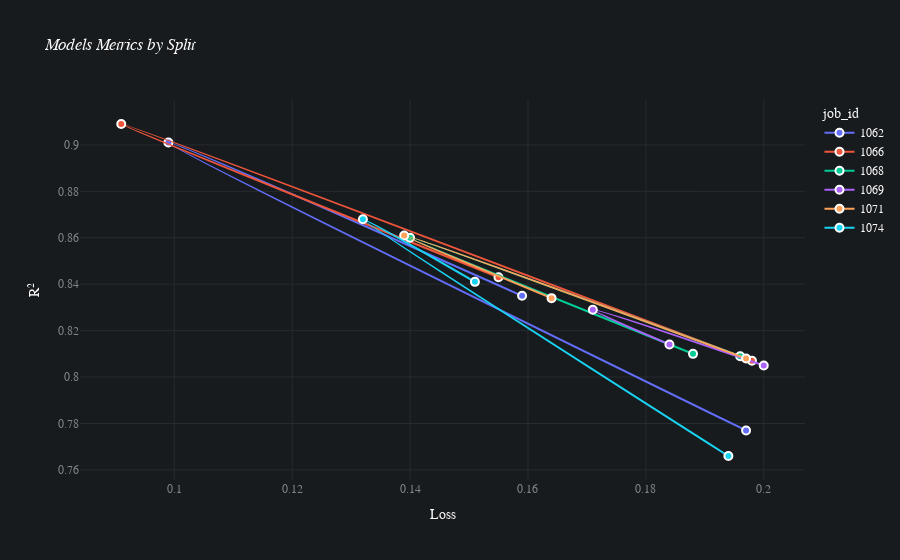

The code cell stored with this chart in its notebook:
### Code cell
batch.plot_performance(max_loss=0.20, min_r2=0.70)

### Figure 1 — Plotly figure (JSON) as saved in the notebook; plotly's stock layout.template omitted (floating-point values rounded to 4 significant figures)
{"data": [{"customdata": [[1062, "test", 0.159, 0.835], [1062, "folds_train_combined", 0.099, 0.901], [1062, "fold_validation", 0.197, 0.777]], "hovertemplate": "job_id=%{customdata[0]}<br>loss=%{customdata[2]}<br>r2=%{customdata[3]}<br>split=%{customdata[1]}<extra></extra>", "legendgroup": "1062", "line": {"color": "#636efa", "dash": "solid", "shape": "spline", "width": 2}, "marker": {"line": {"color": "white", "width": 2}, "size": 8}, "mode": "markers+lines", "name": "1062", "orientation": "v", "showlegend": true, "type": "scatter", "x": [0.159, 0.099, 0.197], "xaxis": "x", "y": [0.835, 0.901, 0.777], "yaxis": "y"}, {"customdata": [[1066, "test", 0.155, 0.843], [1066, "folds_train_combined", 0.091, 0.909], [1066, "fold_validation", 0.198, 0.807]], "hovertemplate": "job_id=%{customdata[0]}<br>loss=%{customdata[2]}<br>r2=%{customdata[3]}<br>split=%{customdata[1]}<extra></extra>", "legendgroup": "1066", "line": {"color": "#EF553B", "dash": "solid", "shape": "spline", "width": 2}, "marker": {"line": {"color": "white", "width": 2}, "size": 8}, "mode": "markers+lines", "name": "1066", "orientation": "v", "showlegend": true, "type": "scatter", "x": [0.155, 0.091, 0.198], "xaxis": "x", "y": [0.843, 0.909, 0.807], "yaxis": "y"}, {"customdata": [[1068, "test", 0.188, 0.81], [1068, "folds_train_combined", 0.14, 0.86], [1068, "fold_validation", 0.196, 0.809]], "hovertemplate": "job_id=%{customdata[0]}<br>loss=%{customdata[2]}<br>r2=%{customdata[3]}<br>split=%{customdata[1]}<extra></extra>", "legendgroup": "1068", "line": {"color": "#00cc96", "dash": "solid", "shape": "spline", "width": 2}, "marker": {"line": {"color": "white", "width": 2}, "size": 8}, "mode": "markers+lines", "name": "1068", "orientation": "v", "showlegend": true, "type": "scatter", "x": [0.188, 0.14, 0.196], "xaxis": "x", "y": [0.81, 0.86, 0.809], "yaxis": "y"}, {"customdata": [[1069, "test", 0.184, 0.814], [1069, "folds_train_combined", 0.171, 0.829], [1069, "fold_validation", 0.2, 0.805]], "hovertemplate": "job_id=%{customdata[0]}<br>loss=%{customdata[2]}<br>r2=%{customdata[3]}<br>split=%{customdata[1]}<extra></extra>", "legendgroup": "1069", "line": {"color": "#ab63fa", "dash": "solid", "shape": "spline", "width": 2}, "marker": {"line": {"color": "white", "width": 2}, "size": 8}, "mode": "markers+lines", "name": "1069", "orientation": "v", "showlegend": true, "type": "scatter", "x": [0.184, 0.171, 0.2], "xaxis": "x", "y": [0.814, 0.829, 0.805], "yaxis": "y"}, {"customdata": [[1071, "test", 0.164, 0.834], [1071, "folds_train_combined", 0.139, 0.861], [1071, "fold_validation", 0.197, 0.808]], "hovertemplate": "job_id=%{customdata[0]}<br>loss=%{customdata[2]}<br>r2=%{customdata[3]}<br>split=%{customdata[1]}<extra></extra>", "legendgroup": "1071", "line": {"color": "#FFA15A", "dash": "solid", "shape": "spline", "width": 2}, "marker": {"line": {"color": "white", "width": 2}, "size": 8}, "mode": "markers+lines", "name": "1071", "orientation": "v", "showlegend": true, "type": "scatter", "x": [0.164, 0.139, 0.197], "xaxis": "x", "y": [0.834, 0.861, 0.808], "yaxis": "y"}, {"customdata": [[1074, "test", 0.151, 0.841], [1074, "folds_train_combined", 0.132, 0.868], [1074, "fold_validation", 0.194, 0.766]], "hovertemplate": "job_id=%{customdata[0]}<br>loss=%{customdata[2]}<br>r2=%{customdata[3]}<br>split=%{customdata[1]}<extra></extra>", "legendgroup": "1074", "line": {"color": "#19d3f3", "dash": "solid", "shape": "spline", "width": 2}, "marker": {"line": {"color": "white", "width": 2}, "size": 8}, "mode": "markers+lines", "name": "1074", "orientation": "v", "showlegend": true, "type": "scatter", "x": [0.151, 0.132, 0.194], "xaxis": "x", "y": [0.841, 0.868, 0.766], "yaxis": "y"}], "layout": {"autosize": true, "font": {"color": "#FAFAFA", "family": "Avenir"}, "hoverlabel": {"bgcolor": "#0F0F0F", "font": {"family": "Avenir", "size": 15}}, "legend": {"title": {"text": "job_id"}, "tracegroupgap": 0}, "paper_bgcolor": "#181B1E", "plot_bgcolor": "#181B1E", "title": {"text": "<i>Models Metrics by Split</i>"}, "xaxis": {"anchor": "y", "autorange": true, "domain": [0, 1], "gridcolor": "#262B2F", "range": [0.084, 0.207], "tickfont": {"color": "#818487"}, "title": {"text": "Loss"}, "type": "linear", "zeroline": false}, "yaxis": {"anchor": "x", "autorange": true, "domain": [0, 1], "gridcolor": "#262B2F", "range": [0.7559, 0.9191], "tickfont": {"color": "#818487"}, "title": {"text": "R²"}, "type": "linear", "zeroline": false}}}
